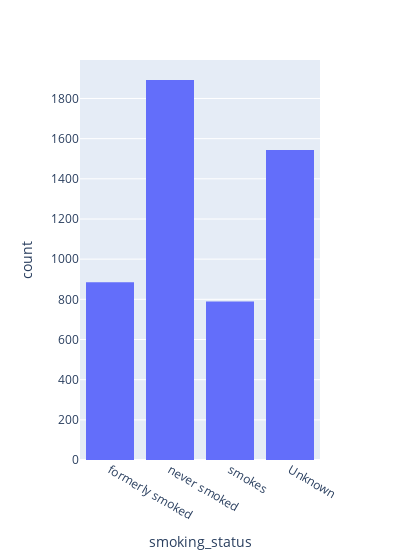

Notebook code cell kept with this figure:
### Code cell
fig = px.histogram(df, x='smoking_status', width=400)
fig.show()

### Figure 1 — Plotly figure (JSON) as saved in the notebook; plotly's stock layout.template omitted (floating-point values rounded to 4 significant figures; data arrays with more than 128 entries replaced by an {"elided": "..."} marker saying what was removed)
{"data": [{"alignmentgroup": "True", "bingroup": "x", "hovertemplate": "smoking_status=%{x}<br>count=%{y}<extra></extra>", "legendgroup": "", "marker": {"color": "#636efa", "pattern": {"shape": ""}}, "name": "", "offsetgroup": "", "orientation": "v", "showlegend": false, "type": "histogram", "x": {"elided": "5110 str values"}, "xaxis": "x", "yaxis": "y"}], "layout": {"barmode": "relative", "legend": {"tracegroupgap": 0}, "margin": {"t": 60}, "width": 400, "xaxis": {"anchor": "y", "domain": [0, 1], "title": {"text": "smoking_status"}}, "yaxis": {"anchor": "x", "domain": [0, 1], "title": {"text": "count"}}}}
